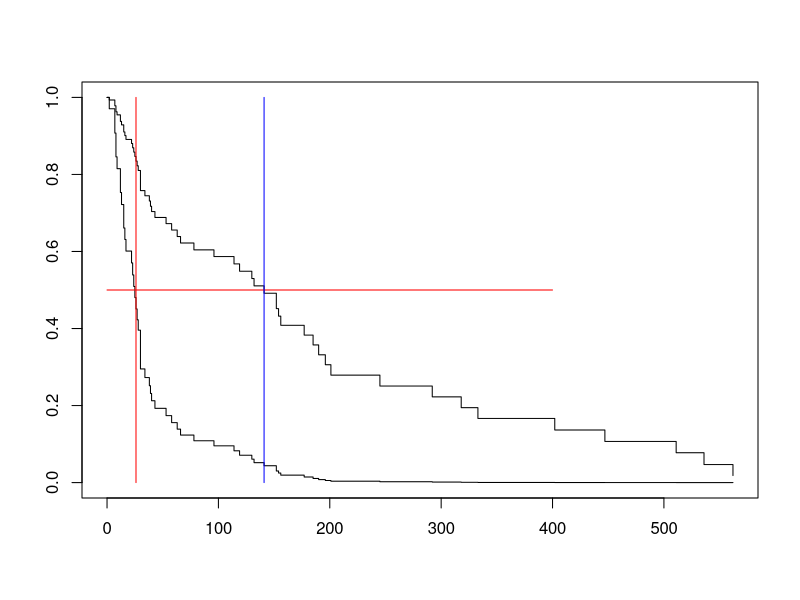
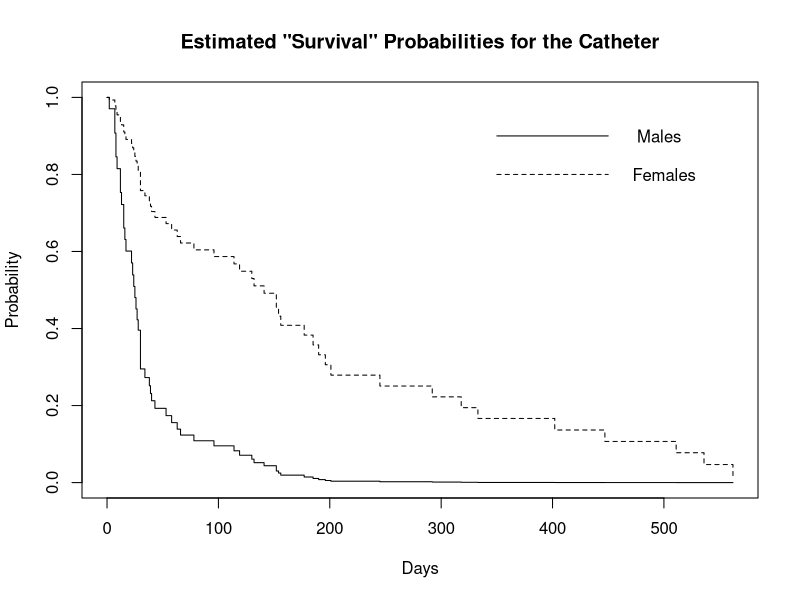
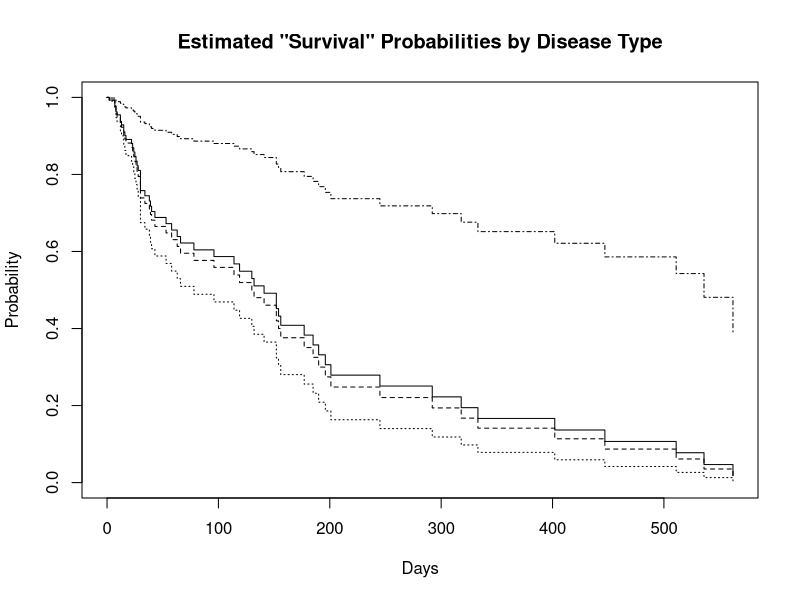
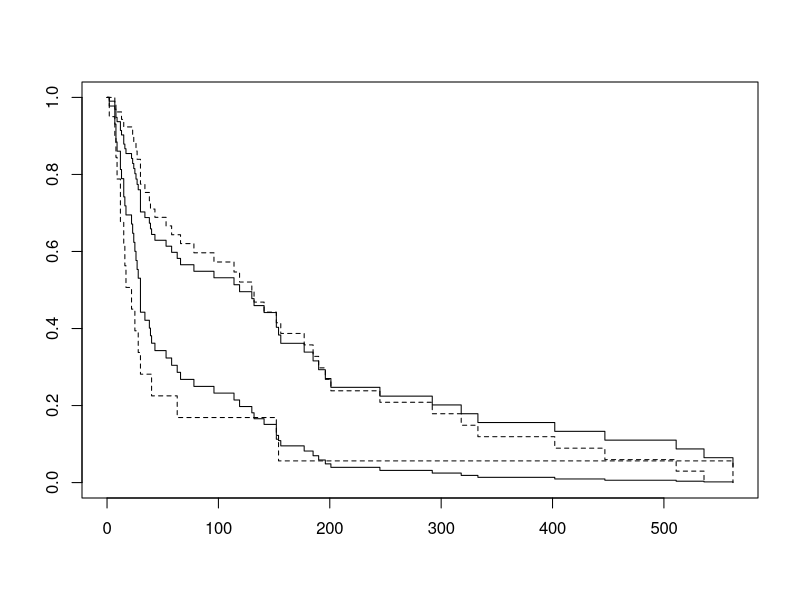
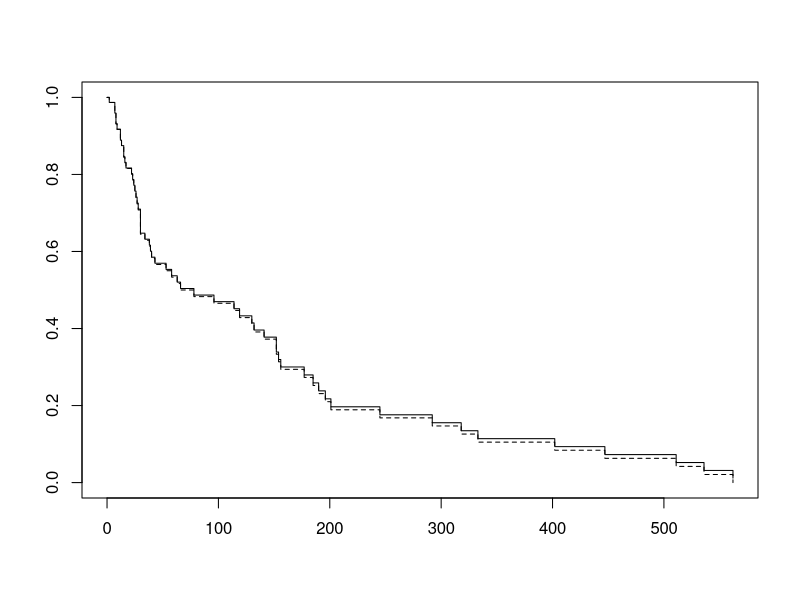

R code for these plots, in order:
rm(list=ls());  # options(scipen=999)
# install.packages("survival",dependencies=TRUE) # Only need to do this once
library(survival) # Do this every time

help(kidney) ### A description of the data set

# help(kidney)
head(kidney)
summary(kidney)

dim(kidney)

table(kidney$disease)

contrasts(kidney$disease)


# Make a new data frame with
     # 1=F, 0=M
     # age and frailty centered

Kidney = within(kidney,{
 sex = sex-1 # Indicator for female
 # Centering age and frailty
 age = age-mean(age)
 frail = frail-mean(frail)
 })
with(Kidney,cor(age,frail))

kmod1 = coxph( Surv(time,status) ~ age + sex + disease, data=Kidney)
summary(kmod1)
# Are se(coef) labelled correctly?
se = sqrt(diag(vcov(kmod1))); se # Yes

# CI for the hazard ratio exp(beta1)
betahat = coef(kmod1); betahat

CIbeta1 = c(betahat[1]-1.96*se[1], betahat[1]+1.96*se[1]); CIbeta1

exp(CIbeta1)
# So summary is giving us confidence intervals for the hazard ratios,
# not the coefficients.


summary(kmod1)

# (1) Estimated hazard of infection is ____ times as great for female as male
# (2) Estimated hazard of infection is ____ times as great for disease type AN as it is for Other.
# (3) Estimated hazard of infection is ____ times as great for disease type AN as it is for disease type PKD.
betahat = coef(kmod1); betahat

exp(betahat[4]-betahat[5]) # Hazard ratio of AN/PKD


# Test disease type with  a partial likeihood ratio test
k2 = coxph( Surv(time,status) ~ age + sex, data=Kidney)
anova(k2,kmod1)


# Comparing survival functions for males and females
male = data.frame(age=0, sex=0, disease="Other") # An average guy
female = data.frame(age=0, sex=1, disease="Other") # An average gal
sexcomp = rbind(male,female); sexcomp

rownames(sexcomp) = c("M","F"); sexcomp

s1 = survfit(kmod1,newdata=sexcomp)
s1


ls(s1)

summary(s1)

head(s1$cumhaz)


S = s1$surv[1:10,1] # Col 1 is males
H = s1$cumhaz[1:10,1]
Q = exp(-H) # Question: Is this the survival function?
cbind(H,S,Q)


#Check that Shat(t) for females is S0hat(t)^exp(beta1hat)
cbind(s1$surv[1:10,1],s1$surv[1:10,2],s1$surv[1:10,1]^exp(-1.483137252 ))


plot(s1)


# Try to locate the medians
xx = c(0,400); yy = c(.5,0.5)
lines(xx,yy,col="red")
# Median for M = 26, F = 141 ?

xm = c(26,26); ym = c(0,1); lines(xm,ym,col="red")
xf = c(141,141); yf = c(0,1); lines(xf,yf,col="blue")

# How about a nicer plot?
plot(s1,lty = c(1,2),xlab="Days", ylab="Probability")
title('Estimated "Survival" Probabilities for the Catheter')

xm = c(350,450); ym = c(0.9,0.9); lines(xm,ym,lty=1)
text(500,0.9,"Males  ")

xf = c(350,450); yf = c(0.8,0.8); lines(xf,yf,lty=2)
text(500,0.8,"Females")



# Compare disease types, just for women
table(Kidney$disease)

Other = data.frame(age=0, sex=1, disease="Other", frail=0)
GN = data.frame(age=0, sex=1, disease="GN", frail=0)
AN = data.frame(age=0, sex=1, disease="AN", frail=0)
PKD = data.frame(age=0, sex=1, disease="PKD", frail=0)
discomp = rbind(Other, GN, AN, PKD)
rownames(discomp) = c("Other", "GN", "AN", "PKD")
s2 = survfit(kmod1,newdata=discomp); s2

summary(kmod1)

# Catheters for patients with PKD stay in longest.
# How about some pairwise comparisons?

s2

plot(s2,lty = 1:4,xlab="Days", ylab="Probability")
title('Estimated "Survival" Probabilities by Disease Type')
### Which disease type has the obvious favourable prognosis?


### Compare the estimated survival curves using coxph and 
### the Breslow estimate of H0(t)
### VS the survival curves estimate from the KM approach
### Both approaches stratify by sex only
kmod1 = coxph( Surv(time,status) ~ sex, data=Kidney)
plot(survfit(kmod1,newdata=sexcomp))
# KM Curves for the two sex categories.
lines(survfit(Surv(time,status) ~ sex ,data=Kidney),lty=2)


kmod1 = coxph( Surv(time,status) ~ 1, data=Kidney)
plot(survfit(kmod1),conf.int = FALSE)
# KM Curves for the two sex categories.
lines(survfit(Surv(time,status) ~ 1 ,data=Kidney),lty=2,conf.int = F)
